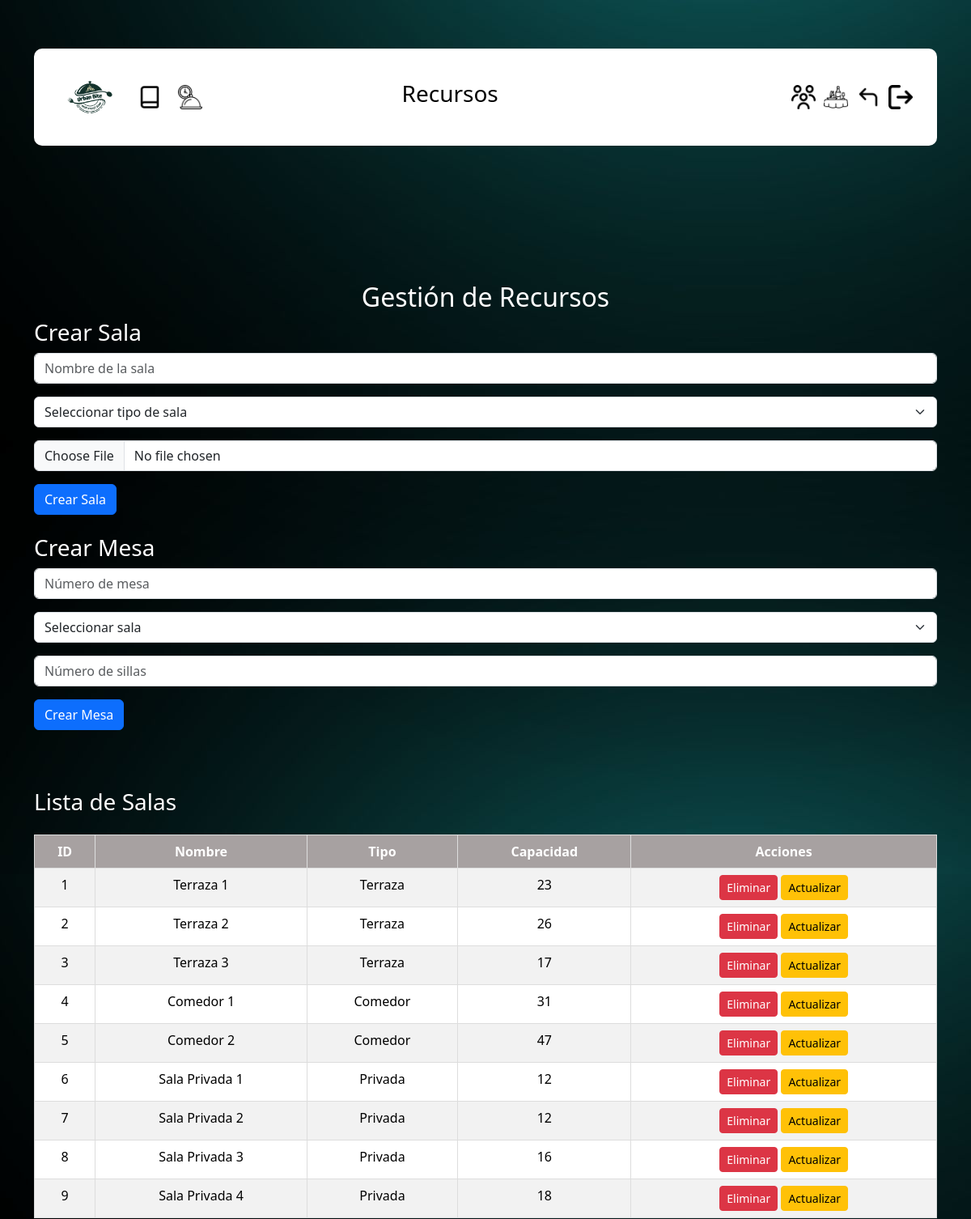
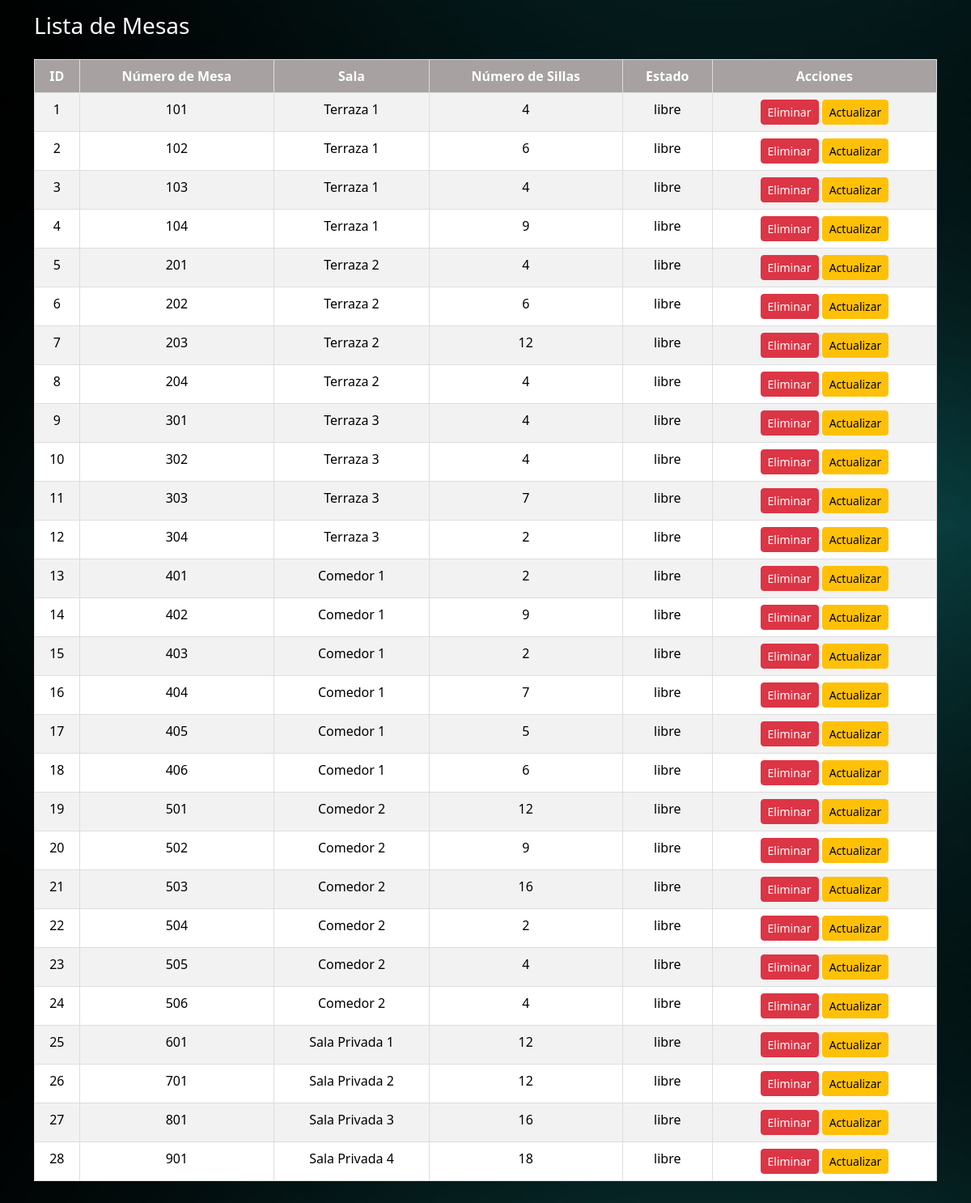
Page /crud_recursos.php on the committed database (2 pictures, top to bottom).
### tables this page shows
CREATE TABLE tbl_salas (
    id_sala INT PRIMARY KEY AUTO_INCREMENT,
    nombre_sala VARCHAR(100),
    tipo_sala VARCHAR(50),        
    capacidad INT,
    imagen VARCHAR(255)
);

CREATE TABLE tbl_mesas (
    id_mesa INT PRIMARY KEY AUTO_INCREMENT,
    numero_mesa INT,
    id_sala INT,
    numero_sillas INT,
    estado ENUM('libre','ocupada') DEFAULT 'libre'
);

### crud_recursos.php (the view, shortened to what this page needs)
<?php
include './php/conexion.php';
$salas = $conexion->query("
    SELECT s.id_sala, s.nombre_sala, s.tipo_sala,
           (SELECT SUM(m.numero_sillas) FROM tbl_mesas m WHERE m.id_sala = s.id_sala) AS capacidad
    FROM tbl_salas s
")->fetchAll(PDO::FETCH_ASSOC);
$mesas = $conexion->query("
    SELECT m.id_mesa, m.numero_mesa, m.id_sala, m.numero_sillas, m.estado, s.nombre_sala
    FROM tbl_mesas m
    JOIN tbl_salas s ON m.id_sala = s.id_sala
")->fetchAll(PDO::FETCH_ASSOC);
?>
<!DOCTYPE html>
<html lang="es">
<head>
    <link rel="stylesheet" href="./css/menu.css">
    <link href="https://cdn.jsdelivr.net/npm/bootstrap@5.3.3/dist/css/bootstrap.min.css" rel="stylesheet">
</head>
<body>
<div class="container">
        <nav class="navegacion">
            <div class="navbar-left">
                <a href="./menu.php"><img src="./img/logo.png" alt="Logo de la Marca" class="logo" style="width: 100%;"></a>
                <a href="./registro.php"><img src="./img/lbook.png" alt="Ícono adicional" class="navbar-icon"></a>
                <a href="./reservas.php"><img src="./img/food.png"  alt="Ícono adicional" class="navbar-icon"></a>
            </div>
            <div class="navbar-title">
                <h3>Recursos</h3>
            </div>
            <div class="navbar-right">
                <a href="./crud_usuarios.php"><img src="./img/users-alt.png" alt="Logout" class="navbar-icon"></a>
                <a href="./crud_recursos.php"><img src="./img/dinner-table.png" alt="Logout" class="navbar-icon"></a>
                <a href="./menu.php"><img src="./img/atras.png" alt="Logout" class="navbar-icon"></a>
                <a href="./salir.php"><img src="./img/logout.png" alt="Logout" class="navbar-icon"></a>
            </div>
        </nav>
    </div>
    <div class="container mt-5">
        <h2 class="text-center text-white">Gestión de Recursos</h2>
        <h3 class="text-white">Crear Sala</h3>
        <form method="POST" class="mb-4" enctype="multipart/form-data">
            <div class="mb-3">
                <input type="text" name="nombre_sala" class="form-control" placeholder="Nombre de la sala" required>
            </div>
            <div class="mb-3">
                <select name="tipo_sala" class="form-select" required>
                    <option value="">Seleccionar tipo de sala</option>
                </select>
            </div>
            <div class="mb-3">
                <input type="file" name="imagen" class="form-control" accept="image/*" required>
            </div>
            <button type="submit" name="crear_sala" class="btn btn-primary">Crear Sala</button>
        </form>
        <h3 class="text-white">Crear Mesa</h3>
        <form method="POST" class="mb-4" enctype="multipart/form-data">
            <div class="mb-3">
                <input type="number" name="numero_mesa" class="form-control" placeholder="Número de mesa" required oninput="this.value = this.value.replace(/[^0-9]/g, '');">
            </div>
            <div class="mb-3">
                <select name="id_sala" class="form-select" required>
                    <option value="">Seleccionar sala</option>
                </select>
            </div>
            <div class="mb-3">
                <input type="number" name="numero_sillas" class="form-control" placeholder="Número de sillas" required oninput="this.value = this.value.replace(/[^0-9]/g, '');">
            </div>
            <button type="submit" name="crear_mesa" class="btn btn-primary">Crear Mesa</button>
        </form>
        <br><br>
        <h3 class="text-white">Lista de Salas</h3>
        <div class="table-responsive mt-4">
            <table class="table table-striped">
                <thead class="thead-dark">
                    <tr>
                        <th>ID</th>
                        <th>Nombre</th>
                        <th>Tipo</th>
                        <th>Capacidad</th>
                        <th>Acciones</th>
                    </tr>
                </thead>
                <tbody>
                    <?php foreach ($salas as $sala): ?>
                    <tr>
                        <td><?php echo $sala['id_sala']; ?></td>
                        <td><?php echo $sala['nombre_sala']; ?></td>
                        <td><?php echo $sala['tipo_sala']; ?></td>
                        <td><?php echo $sala['capacidad'] ?? 0; ?></td>
                        <td>
                            <form method="POST" class="form-eliminar-sala d-inline">
                                <button type="submit" name="eliminar_sala" class="btn btn-danger btn-sm">Eliminar</button>
                            </form>
                            <button class="btn btn-warning btn-sm" onclick="document.getElementById('update-sala-<?php echo $sala['id_sala']; ?>').style.display='block'">Actualizar</button>
                        </td>
                    </tr>
                    <?php endforeach; ?>
                </tbody>
            </table>
        </div>
        <h3 class="text-white">Lista de Mesas</h3>
        <div class="table-responsive mt-4">
            <table class="table table-striped">
                <thead class="thead-dark">
                    <tr>
                        <th>ID</th>
                        <th>Número de Mesa</th>
                        <th>Sala</th>
                        <th>Número de Sillas</th>
                        <th>Estado</th>
                        <th>Acciones</th>
                    </tr>
                </thead>
                <tbody>
                    <?php foreach ($mesas as $mesa): ?>
                    <tr>
                        <td><?php echo $mesa['id_mesa']; ?></td>
                        <td><?php echo $mesa['numero_mesa']; ?></td>
                        <td><?php echo $mesa['nombre_sala']; ?></td>
                        <td><?php echo $mesa['numero_sillas']; ?></td>
                        <td><?php echo $mesa['estado']; ?></td>
                        <td>
                            <form method="POST" class="form-eliminar-mesa d-inline">
                                <button type="submit" name="eliminar_mesa" class="btn btn-danger btn-sm">Eliminar</button>
                            </form>
                            <button class="btn btn-warning btn-sm" onclick="document.getElementById('update-mesa-<?php echo $mesa['id_mesa']; ?>').style.display='block'">Actualizar</button>
                        </td>
                    </tr>
                    <?php endforeach; ?>
                </tbody>
            </table>
        </div>
    </div>
</body>
</html>

### css/menu.css (style rules this page uses)
html { font-family: "Roboto", serif; font-style: normal; font-weight: bold; }
body { background-image: url(../img/fondo.jpg); justify-content: center; display: flex; flex-direction: column; height: 100%; }
.container { padding-top: 5%; padding-bottom: 5%; }
.navegacion { display: flex; justify-content: space-between; align-items: center; background-color: white; color: #000000; padding: 10px 20px; width: 100%; height: 15vh; border-radius: 10px; }
.navbar-left { display: flex; align-items: center; gap: 10px; }
.navbar-left .logo { height: auto; max-height: 22vh; width: auto; object-fit: contain; }
.navbar-left .navbar-icon { height: 30px; cursor: pointer; }
.navbar-title { width: 100%; flex-grow: 1; text-align: center; font-size: 1.2em; padding-right: 10%; }
.navbar-right { display: flex; align-items: center; justify-content: space-between; }
.navbar-icon { height: 30px; width: auto; cursor: pointer; margin-left: 10px; }
@media (min-width: 12px) { .navbar-title { font-size: 1.5em; } }
@media (min-width: 12px) { .navegacion { padding: 15px 30px; } }
@media (min-width: 12px) { .navbar-left .logo { max-height: 25vh; width: auto; } }
@media (min-width: 12px) { .table td, .table th { padding: 8px; font-size: 12px; border: 1px solid #ddd; } }
@media (min-width: 12px) { .table thead th { background-color: #A7A1A1; color: white; font-weight: bold; } }
@media (min-width: 768px) { .navbar-left .logo { height: auto; max-height: 22vh; width: auto; object-fit: contain; } }
@media (min-width: 768px) { .table { border-collapse: collapse; width: 100%; margin: 0 auto; } }
@media (min-width: 768px) { .table th, .table td { padding: 12px; text-align: center; border: 1px solid #ddd; font-size: 16px; } }
@media (min-width: 768px) { .table thead th { background-color: #A7A1A1; color: white; font-weight: bold; } }

### rows in the picture
tbl_salas: id_sala "1", nombre_sala "Terraza 1", tipo_sala "Terraza", capacidad "23"
tbl_salas: id_sala "2", nombre_sala "Terraza 2", tipo_sala "Terraza", capacidad "26"
tbl_salas: id_sala "3", nombre_sala "Terraza 3", tipo_sala "Terraza", capacidad "17"
tbl_salas: id_sala "4", nombre_sala "Comedor 1", tipo_sala "Comedor", capacidad "31"
tbl_salas: id_sala "5", nombre_sala "Comedor 2", tipo_sala "Comedor", capacidad "47"
tbl_salas: id_sala "6", nombre_sala "Sala Privada 1", tipo_sala "Privada", capacidad "12"
tbl_salas: id_sala "7", nombre_sala "Sala Privada 2", tipo_sala "Privada", capacidad "12"
tbl_salas: id_sala "8", nombre_sala "Sala Privada 3", tipo_sala "Privada", capacidad "16"
tbl_salas: id_sala "9", nombre_sala "Sala Privada 4", tipo_sala "Privada", capacidad "18"
tbl_mesas: id_mesa "1", numero_mesa "101", id_sala.nombre_sala "Terraza 1", numero_sillas "4", estado "libre"
tbl_mesas: id_mesa "2", numero_mesa "102", id_sala.nombre_sala "Terraza 1", numero_sillas "6", estado "libre"
tbl_mesas: id_mesa "3", numero_mesa "103", id_sala.nombre_sala "Terraza 1", numero_sillas "4", estado "libre"
tbl_mesas: id_mesa "4", numero_mesa "104", id_sala.nombre_sala "Terraza 1", numero_sillas "9", estado "libre"
tbl_mesas: id_mesa "5", numero_mesa "201", id_sala.nombre_sala "Terraza 2", numero_sillas "4", estado "libre"
tbl_mesas: id_mesa "6", numero_mesa "202", id_sala.nombre_sala "Terraza 2", numero_sillas "6", estado "libre"
tbl_mesas: id_mesa "7", numero_mesa "203", id_sala.nombre_sala "Terraza 2", numero_sillas "12", estado "libre"
tbl_mesas: id_mesa "8", numero_mesa "204", id_sala.nombre_sala "Terraza 2", numero_sillas "4", estado "libre"
tbl_mesas: id_mesa "9", numero_mesa "301", id_sala.nombre_sala "Terraza 3", numero_sillas "4", estado "libre"
tbl_mesas: id_mesa "10", numero_mesa "302", id_sala.nombre_sala "Terraza 3", numero_sillas "4", estado "libre"
tbl_mesas: id_mesa "11", numero_mesa "303", id_sala.nombre_sala "Terraza 3", numero_sillas "7", estado "libre"
tbl_mesas: id_mesa "12", numero_mesa "304", id_sala.nombre_sala "Terraza 3", numero_sillas "2", estado "libre"
tbl_mesas: id_mesa "13", numero_mesa "401", id_sala.nombre_sala "Comedor 1", numero_sillas "2", estado "libre"
tbl_mesas: id_mesa "14", numero_mesa "402", id_sala.nombre_sala "Comedor 1", numero_sillas "9", estado "libre"
tbl_mesas: id_mesa "15", numero_mesa "403", id_sala.nombre_sala "Comedor 1", numero_sillas "2", estado "libre"
tbl_mesas: id_mesa "16", numero_mesa "404", id_sala.nombre_sala "Comedor 1", numero_sillas "7", estado "libre"
tbl_mesas: id_mesa "17", numero_mesa "405", id_sala.nombre_sala "Comedor 1", numero_sillas "5", estado "libre"
tbl_mesas: id_mesa "18", numero_mesa "406", id_sala.nombre_sala "Comedor 1", numero_sillas "6", estado "libre"
tbl_mesas: id_mesa "19", numero_mesa "501", id_sala.nombre_sala "Comedor 2", numero_sillas "12", estado "libre"
tbl_mesas: id_mesa "20", numero_mesa "502", id_sala.nombre_sala "Comedor 2", numero_sillas "9", estado "libre"
tbl_mesas: id_mesa "21", numero_mesa "503", id_sala.nombre_sala "Comedor 2", numero_sillas "16", estado "libre"
tbl_mesas: id_mesa "22", numero_mesa "504", id_sala.nombre_sala "Comedor 2", numero_sillas "2", estado "libre"
tbl_mesas: id_mesa "23", numero_mesa "505", id_sala.nombre_sala "Comedor 2", numero_sillas "4", estado "libre"
tbl_mesas: id_mesa "24", numero_mesa "506", id_sala.nombre_sala "Comedor 2", numero_sillas "4", estado "libre"
tbl_mesas: id_mesa "25", numero_mesa "601", id_sala.nombre_sala "Sala Privada 1", numero_sillas "12", estado "libre"
tbl_mesas: id_mesa "26", numero_mesa "701", id_sala.nombre_sala "Sala Privada 2", numero_sillas "12", estado "libre"
tbl_mesas: id_mesa "27", numero_mesa "801", id_sala.nombre_sala "Sala Privada 3", numero_sillas "16", estado "libre"
tbl_mesas: id_mesa "28", numero_mesa "901", id_sala.nombre_sala "Sala Privada 4", numero_sillas "18", estado "libre"
